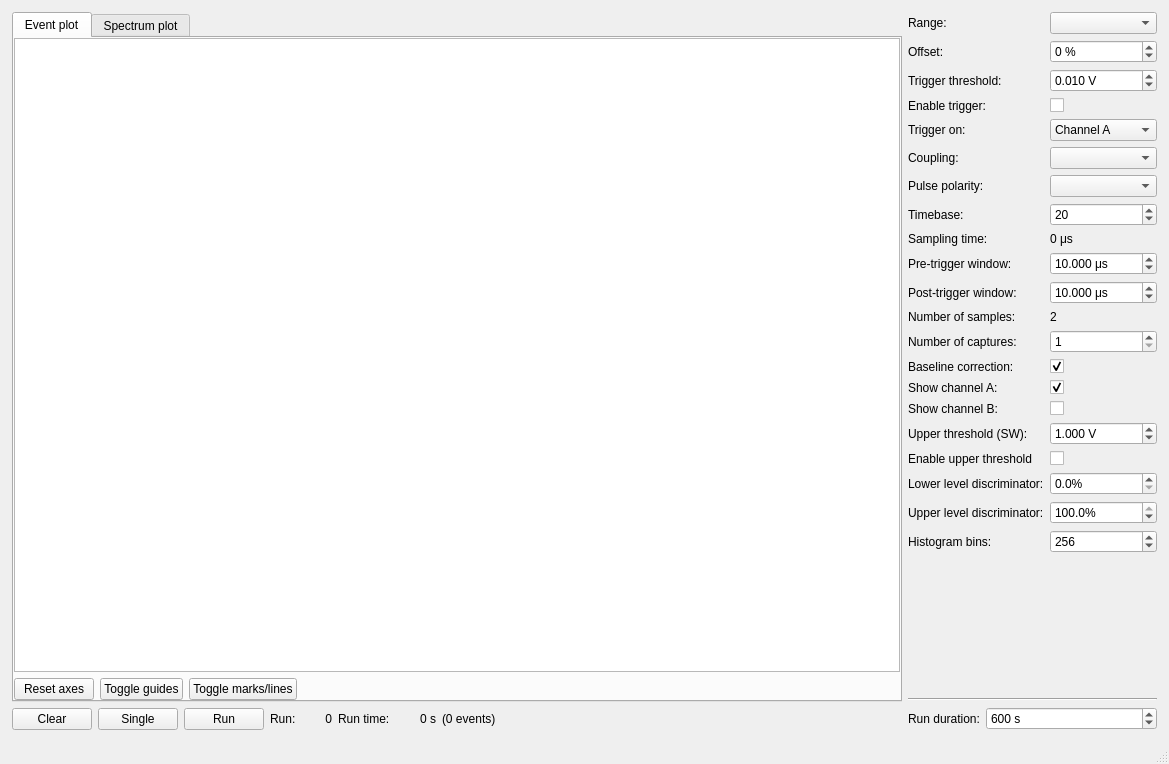
<?xml version="1.0" encoding="UTF-8"?>
<ui version="4.0">
 <class>MainWindow</class>
 <widget class="QMainWindow" name="MainWindow">
  <property name="geometry">
   <rect>
    <x>0</x>
    <y>0</y>
    <width>1169</width>
    <height>764</height>
   </rect>
  </property>
  <property name="windowTitle">
   <string>Gamma Spectroscopy Qt6</string>
  </property>
  <widget class="QWidget" name="centralwidget">
   <layout class="QHBoxLayout" name="horizontalLayout_2">
    <property name="leftMargin">
     <number>12</number>
    </property>
    <property name="topMargin">
     <number>12</number>
    </property>
    <property name="rightMargin">
     <number>12</number>
    </property>
    <property name="bottomMargin">
     <number>12</number>
    </property>
    <item>
     <layout class="QVBoxLayout" name="verticalLayout">
      <item>
       <widget class="QTabWidget" name="plot_tabs">
        <property name="currentIndex">
         <number>0</number>
        </property>
        <widget class="QWidget" name="event_tab">
         <attribute name="title">
          <string>Event plot</string>
         </attribute>
         <layout class="QVBoxLayout" name="verticalLayout_2">
          <property name="leftMargin">
           <number>0</number>
          </property>
          <property name="topMargin">
           <number>0</number>
          </property>
          <property name="rightMargin">
           <number>0</number>
          </property>
          <property name="bottomMargin">
           <number>0</number>
          </property>
          <item>
           <widget class="PlotWidget" name="event_plot"/>
          </item>
          <item>
           <layout class="QHBoxLayout" name="horizontalLayout_3">
            <item>
             <widget class="QPushButton" name="reset_event_axes_button">
              <property name="text">
               <string>Reset axes</string>
              </property>
             </widget>
            </item>
            <item>
             <widget class="QPushButton" name="toggle_guides_button1">
              <property name="text">
               <string>Toggle guides</string>
              </property>
             </widget>
            </item>
            <item>
             <widget class="QPushButton" name="toggle_markslines_button1">
              <property name="text">
               <string>Toggle marks/lines</string>
              </property>
             </widget>
            </item>
            <item>
             <spacer name="horizontalSpacer_2">
              <property name="orientation">
               <enum>Qt::Orientation::Horizontal</enum>
              </property>
              <property name="sizeHint" stdset="0">
               <size>
                <width>40</width>
                <height>20</height>
               </size>
              </property>
             </spacer>
            </item>
           </layout>
          </item>
         </layout>
        </widget>
        <widget class="QWidget" name="spectrum_tab">
         <attribute name="title">
          <string>Spectrum plot</string>
         </attribute>
         <layout class="QVBoxLayout" name="verticalLayout_3">
          <property name="leftMargin">
           <number>0</number>
          </property>
          <property name="topMargin">
           <number>0</number>
          </property>
          <property name="rightMargin">
           <number>0</number>
          </property>
          <property name="bottomMargin">
           <number>0</number>
          </property>
          <item>
           <widget class="PlotWidget" name="spectrum_plot"/>
          </item>
          <item>
           <layout class="QHBoxLayout" name="horizontalLayout_6">
            <item>
             <widget class="QPushButton" name="reset_spectrum_axes_button">
              <property name="text">
               <string>Reset axes</string>
              </property>
             </widget>
            </item>
            <item>
             <widget class="QPushButton" name="toggle_guides_button2">
              <property name="text">
               <string>Toggle guides</string>
              </property>
             </widget>
            </item>
            <item>
             <widget class="QPushButton" name="toggle_markslines_button2">
              <property name="text">
               <string>Toggle marks/lines</string>
              </property>
             </widget>
            </item>
            <item>
             <spacer name="horizontalSpacer_3">
              <property name="orientation">
               <enum>Qt::Orientation::Horizontal</enum>
              </property>
              <property name="sizeHint" stdset="0">
               <size>
                <width>40</width>
                <height>20</height>
               </size>
              </property>
             </spacer>
            </item>
           </layout>
          </item>
         </layout>
        </widget>
       </widget>
      </item>
      <item>
       <layout class="QHBoxLayout" name="horizontalLayout">
        <item>
         <widget class="QPushButton" name="clear_run_button">
          <property name="text">
           <string>Clear</string>
          </property>
         </widget>
        </item>
        <item>
         <widget class="QPushButton" name="single_button">
          <property name="text">
           <string>Single</string>
          </property>
         </widget>
        </item>
        <item>
         <widget class="QPushButton" name="run_stop_button">
          <property name="text">
           <string>Run</string>
          </property>
         </widget>
        </item>
        <item>
         <widget class="QLabel" name="label_24">
          <property name="text">
           <string>Run:</string>
          </property>
         </widget>
        </item>
        <item>
         <widget class="QLabel" name="run_number_label">
          <property name="minimumSize">
           <size>
            <width>30</width>
            <height>0</height>
           </size>
          </property>
          <property name="text">
           <string>0</string>
          </property>
          <property name="alignment">
           <set>Qt::AlignmentFlag::AlignRight|Qt::AlignmentFlag::AlignTrailing|Qt::AlignmentFlag::AlignVCenter</set>
          </property>
          <property name="margin">
           <number>0</number>
          </property>
         </widget>
        </item>
        <item>
         <widget class="QLabel" name="label_12">
          <property name="text">
           <string>Run time:</string>
          </property>
         </widget>
        </item>
        <item>
         <widget class="QLabel" name="run_time_label">
          <property name="minimumSize">
           <size>
            <width>40</width>
            <height>0</height>
           </size>
          </property>
          <property name="text">
           <string>0 s</string>
          </property>
          <property name="alignment">
           <set>Qt::AlignmentFlag::AlignRight|Qt::AlignmentFlag::AlignTrailing|Qt::AlignmentFlag::AlignVCenter</set>
          </property>
          <property name="margin">
           <number>0</number>
          </property>
         </widget>
        </item>
        <item>
         <widget class="QLabel" name="num_events_label">
          <property name="text">
           <string>(0 events)</string>
          </property>
         </widget>
        </item>
        <item>
         <spacer name="horizontalSpacer">
          <property name="orientation">
           <enum>Qt::Orientation::Horizontal</enum>
          </property>
          <property name="sizeHint" stdset="0">
           <size>
            <width>40</width>
            <height>20</height>
           </size>
          </property>
         </spacer>
        </item>
       </layout>
      </item>
     </layout>
    </item>
    <item>
     <layout class="QVBoxLayout" name="verticalLayout_4" stretch="1,0,0,0">
      <item>
       <layout class="QFormLayout" name="formLayout">
        <property name="leftMargin">
         <number>0</number>
        </property>
        <property name="rightMargin">
         <number>0</number>
        </property>
        <item row="0" column="0">
         <widget class="QLabel" name="label">
          <property name="text">
           <string>Range:</string>
          </property>
         </widget>
        </item>
        <item row="0" column="1">
         <widget class="QComboBox" name="range_box"/>
        </item>
        <item row="1" column="0">
         <widget class="QLabel" name="label_2">
          <property name="text">
           <string>Offset:</string>
          </property>
         </widget>
        </item>
        <item row="1" column="1">
         <widget class="QDoubleSpinBox" name="offset_box">
          <property name="suffix">
           <string> %</string>
          </property>
          <property name="decimals">
           <number>0</number>
          </property>
          <property name="minimum">
           <double>-100.000000000000000</double>
          </property>
          <property name="maximum">
           <double>100.000000000000000</double>
          </property>
          <property name="value">
           <double>0.000000000000000</double>
          </property>
         </widget>
        </item>
        <item row="2" column="0">
         <widget class="QLabel" name="label_3">
          <property name="text">
           <string>Trigger threshold:</string>
          </property>
         </widget>
        </item>
        <item row="2" column="1">
         <widget class="QDoubleSpinBox" name="threshold_box">
          <property name="suffix">
           <string> V</string>
          </property>
          <property name="decimals">
           <number>3</number>
          </property>
          <property name="minimum">
           <double>-40.000000000000000</double>
          </property>
          <property name="maximum">
           <double>40.000000000000000</double>
          </property>
          <property name="singleStep">
           <double>0.010000000000000</double>
          </property>
          <property name="value">
           <double>0.010000000000000</double>
          </property>
         </widget>
        </item>
        <item row="3" column="0">
         <widget class="QLabel" name="label_4">
          <property name="text">
           <string>Enable trigger:</string>
          </property>
         </widget>
        </item>
        <item row="3" column="1">
         <widget class="QCheckBox" name="trigger_box">
          <property name="text">
           <string/>
          </property>
         </widget>
        </item>
        <item row="6" column="0">
         <widget class="QLabel" name="label_16">
          <property name="text">
           <string>Trigger on:</string>
          </property>
         </widget>
        </item>
        <item row="6" column="1">
         <widget class="QComboBox" name="trigger_channel_box">
          <item>
           <property name="text">
            <string>Channel A</string>
           </property>
          </item>
          <item>
           <property name="text">
            <string>Channel B</string>
           </property>
          </item>
          <item>
           <property name="text">
            <string>A OR B</string>
           </property>
          </item>
         </widget>
        </item>
        <item row="7" column="0">
         <widget class="QLabel" name="label_14">
          <property name="text">
           <string>Coupling:</string>
          </property>
         </widget>
        </item>
        <item row="7" column="1">
         <widget class="QComboBox" name="coupling_box"/>
        </item>
        <item row="8" column="0">
         <widget class="QLabel" name="label_15">
          <property name="text">
           <string>Pulse polarity:</string>
          </property>
         </widget>
        </item>
        <item row="8" column="1">
         <widget class="QComboBox" name="polarity_box"/>
        </item>
        <item row="9" column="0">
         <widget class="QLabel" name="label_7">
          <property name="text">
           <string>Timebase:</string>
          </property>
         </widget>
        </item>
        <item row="9" column="1">
         <widget class="QSpinBox" name="timebase_box">
          <property name="minimum">
           <number>2</number>
          </property>
          <property name="maximum">
           <number>65535</number>
          </property>
          <property name="value">
           <number>20</number>
          </property>
         </widget>
        </item>
        <item row="10" column="0">
         <widget class="QLabel" name="label_8">
          <property name="text">
           <string>Sampling time:</string>
          </property>
         </widget>
        </item>
        <item row="10" column="1">
         <widget class="QLabel" name="sampling_time_label">
          <property name="text">
           <string>0 μs</string>
          </property>
         </widget>
        </item>
        <item row="11" column="0">
         <widget class="QLabel" name="label_5">
          <property name="text">
           <string>Pre-trigger window:</string>
          </property>
         </widget>
        </item>
        <item row="11" column="1">
         <widget class="QDoubleSpinBox" name="pre_trigger_box">
          <property name="suffix">
           <string> μs</string>
          </property>
          <property name="decimals">
           <number>3</number>
          </property>
          <property name="maximum">
           <double>100000.000000000000000</double>
          </property>
          <property name="value">
           <double>10.000000000000000</double>
          </property>
         </widget>
        </item>
        <item row="12" column="0">
         <widget class="QLabel" name="label_6">
          <property name="text">
           <string>Post-trigger window:</string>
          </property>
         </widget>
        </item>
        <item row="12" column="1">
         <widget class="QDoubleSpinBox" name="post_trigger_box">
          <property name="suffix">
           <string> μs</string>
          </property>
          <property name="decimals">
           <number>3</number>
          </property>
          <property name="maximum">
           <double>1000000.000000000000000</double>
          </property>
          <property name="value">
           <double>10.000000000000000</double>
          </property>
         </widget>
        </item>
        <item row="13" column="0">
         <widget class="QLabel" name="label_9">
          <property name="text">
           <string>Number of samples:</string>
          </property>
         </widget>
        </item>
        <item row="13" column="1">
         <widget class="QLabel" name="num_samples_label">
          <property name="text">
           <string>2</string>
          </property>
         </widget>
        </item>
        <item row="14" column="0">
         <widget class="QLabel" name="label_13">
          <property name="text">
           <string>Number of captures:</string>
          </property>
         </widget>
        </item>
        <item row="14" column="1">
         <widget class="QSpinBox" name="num_captures_box">
          <property name="minimum">
           <number>1</number>
          </property>
          <property name="maximum">
           <number>10000</number>
          </property>
         </widget>
        </item>
        <item row="15" column="0">
         <widget class="QLabel" name="label_16">
          <property name="text">
           <string>Baseline correction:</string>
          </property>
         </widget>
        </item>
        <item row="15" column="1">
         <widget class="QCheckBox" name="baseline_correction_box">
          <property name="text">
           <string/>
          </property>
          <property name="checked">
           <bool>true</bool>
          </property>
         </widget>
        </item>
        <item row="16" column="0">
         <widget class="QLabel" name="label_18">
          <property name="text">
           <string>Show channel A:</string>
          </property>
         </widget>
        </item>
        <item row="16" column="1">
         <widget class="QCheckBox" name="ch_A_enabled_box">
          <property name="text">
           <string/>
          </property>
          <property name="checked">
           <bool>true</bool>
          </property>
         </widget>
        </item>
        <item row="17" column="0">
         <widget class="QLabel" name="label_19">
          <property name="text">
           <string>Show channel B:</string>
          </property>
         </widget>
        </item>
        <item row="17" column="1">
         <widget class="QCheckBox" name="ch_B_enabled_box">
          <property name="text">
           <string/>
          </property>
         </widget>
        </item>
        <item row="20" column="0">
         <widget class="QLabel" name="label_20">
          <property name="text">
           <string>Lower level discriminator:</string>
          </property>
         </widget>
        </item>
        <item row="20" column="1">
         <widget class="QDoubleSpinBox" name="lld_box">
          <property name="suffix">
           <string>%</string>
          </property>
          <property name="decimals">
           <number>1</number>
          </property>
         </widget>
        </item>
        <item row="21" column="0">
         <widget class="QLabel" name="label_21">
          <property name="text">
           <string>Upper level discriminator:</string>
          </property>
         </widget>
        </item>
        <item row="21" column="1">
         <widget class="QDoubleSpinBox" name="uld_box">
          <property name="suffix">
           <string>%</string>
          </property>
          <property name="decimals">
           <number>1</number>
          </property>
          <property name="value">
           <double>100.000000000000000</double>
          </property>
         </widget>
        </item>
        <item row="22" column="0">
         <widget class="QLabel" name="label_22">
          <property name="text">
           <string>Histogram bins:</string>
          </property>
         </widget>
        </item>
        <item row="22" column="1">
         <widget class="QSpinBox" name="num_bins_box">
          <property name="maximum">
           <number>4095</number>
          </property>
          <property name="value">
           <number>256</number>
          </property>
         </widget>
        </item>
        <item row="19" column="1">
         <widget class="QCheckBox" name="upper_trigger_box">
          <property name="text">
           <string/>
          </property>
         </widget>
        </item>
        <item row="19" column="0">
         <widget class="QLabel" name="label_23">
          <property name="text">
           <string>Enable upper threshold</string>
          </property>
         </widget>
        </item>
        <item row="18" column="1">
         <widget class="QDoubleSpinBox" name="upper_threshold_box">
          <property name="suffix">
           <string> V</string>
          </property>
          <property name="decimals">
           <number>3</number>
          </property>
          <property name="minimum">
           <double>-40.000000000000000</double>
          </property>
          <property name="maximum">
           <double>40.000000000000000</double>
          </property>
          <property name="singleStep">
           <double>0.010000000000000</double>
          </property>
          <property name="value">
           <double>1.000000000000000</double>
          </property>
         </widget>
        </item>
        <item row="18" column="0">
         <widget class="QLabel" name="label_10">
          <property name="text">
           <string>Upper threshold (SW):</string>
          </property>
         </widget>
        </item>
       </layout>
      </item>
      <item>
       <widget class="Line" name="line_2">
        <property name="orientation">
         <enum>Qt::Orientation::Horizontal</enum>
        </property>
       </widget>
      </item>
      <item>
       <layout class="QFormLayout" name="formLayout_6">
        <item row="0" column="0">
         <widget class="QLabel" name="label_11">
          <property name="text">
           <string>Run duration:</string>
          </property>
         </widget>
        </item>
        <item row="0" column="1">
         <widget class="QSpinBox" name="run_duration_box">
          <property name="suffix">
           <string> s</string>
          </property>
          <property name="minimum">
           <number>1</number>
          </property>
          <property name="maximum">
           <number>1000000</number>
          </property>
          <property name="value">
           <number>600</number>
          </property>
         </widget>
        </item>
       </layout>
      </item>
      <item>
       <layout class="QFormLayout" name="formLayout_2"/>
      </item>
     </layout>
    </item>
   </layout>
  </widget>
  <widget class="QMenuBar" name="menubar">
   <property name="geometry">
    <rect>
     <x>0</x>
     <y>0</y>
     <width>1169</width>
     <height>22</height>
    </rect>
   </property>
  </widget>
  <widget class="QStatusBar" name="statusbar"/>
 </widget>
 <customwidgets>
  <customwidget>
   <class>PlotWidget</class>
   <extends>QGraphicsView</extends>
   <header>pyqtgraph</header>
  </customwidget>
 </customwidgets>
 <resources/>
 <connections/>
</ui>
